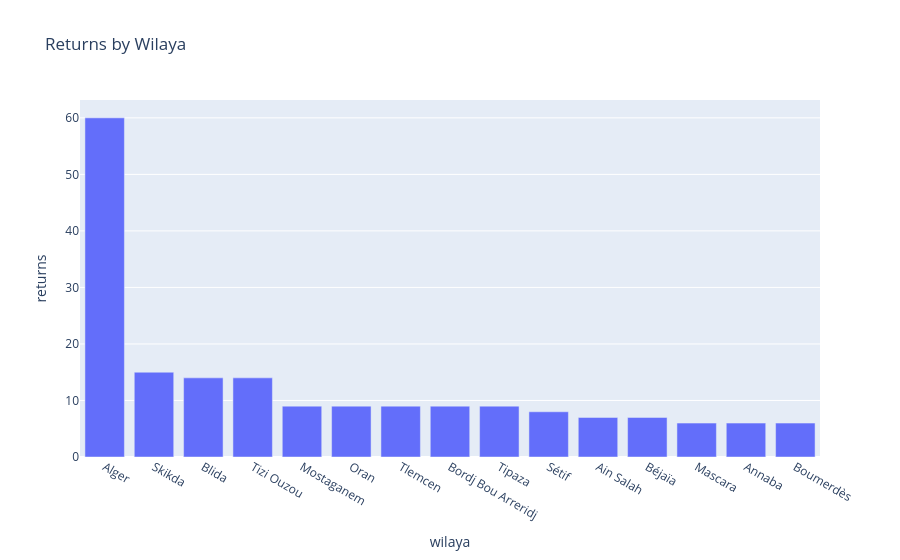

Here is the notebook cell this chart was saved with:
### Markdown cell above
### 3.6 Returns by wilaya

### Code cell
returns_by_wilaya = df_excluded[df_excluded['statut_commande'] == 'Retour NOEST'].groupby('wilaya').size().reset_index(name='returns')
returns_by_wilaya = returns_by_wilaya.sort_values('returns', ascending=False).head(15)

fig = px.bar(returns_by_wilaya, x='wilaya', y='returns',
             title="Returns by Wilaya")
fig.show()

### Figure 1 — Plotly figure (JSON) as saved in the notebook; plotly's stock layout.template omitted (floating-point values rounded to 4 significant figures)
{"data": [{"hovertemplate": "wilaya=%{x}<br>returns=%{y}<extra></extra>", "legendgroup": "", "marker": {"color": "#636efa", "pattern": {"shape": ""}}, "name": "", "orientation": "v", "showlegend": false, "textposition": "auto", "type": "bar", "x": ["Alger", "Skikda", "Blida", "Tizi Ouzou", "Mostaganem", "Oran", "Tlemcen", "Bordj Bou Arreridj", "Tipaza", "Sétif", "Ain Salah", "Béjaïa", "Mascara", "Annaba", "Boumerdès"], "xaxis": "x", "y": [60, 15, 14, 14, 9, 9, 9, 9, 9, 8, 7, 7, 6, 6, 6], "yaxis": "y"}], "layout": {"barmode": "relative", "legend": {"tracegroupgap": 0}, "title": {"text": "Returns by Wilaya"}, "xaxis": {"anchor": "y", "domain": [0, 1], "title": {"text": "wilaya"}}, "yaxis": {"anchor": "x", "domain": [0, 1], "title": {"text": "returns"}}}}
